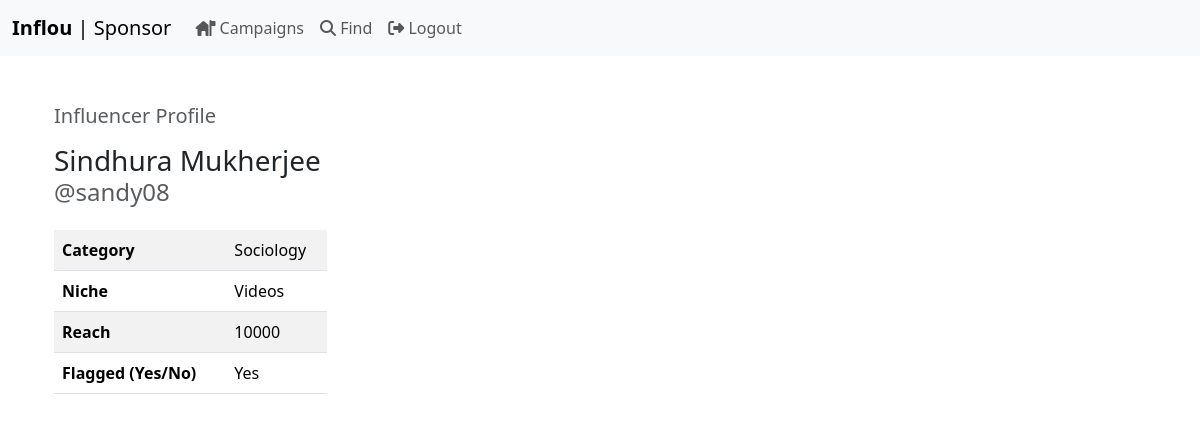
/influencer/sandy08/profile (signed in), run on the app's committed database.
### models.py (models this page shows, shortened)
class Influencer(db.Model):
  __tablename__ = 'influencer'
  id = db.Column(db.Integer, primary_key = True, nullable = False)
  user_id = db.Column(db.Integer, db.ForeignKey('user.id'), nullable = False)
  name = db.Column(db.String(64), nullable = False)
  category = db.Column(db.String(32), nullable = False)
  niche = db.Column(db.String(32), nullable = False)
  reach = db.Column(db.Integer, nullable = False)
  earnings = db.Column(db.Float, default=0.0, nullable = False)
  flag = db.Column(db.Boolean, default=False, nullable=False)

class User(db.Model):
  __tablename__ = 'user'
  id = db.Column(db.Integer, primary_key = True, nullable = False)
  username = db.Column(db.String(32), unique=True, nullable = False)
  passhash = db.Column(db.String(512), nullable = False)
  type = db.Column(db.String(16), nullable = False)
  @property
  def password(self):
    raise AttributeError('Password is not a readable attribute.')

### routes.py (the view)
@app.route('/influencer/<username>/profile')
@auth_required
def influencer_profile_public(username):
  user = User.query.filter_by(id=session['user_id']).first()
  sponsor = False
  influencer = False
  if user.type == 'sponsor':
    sponsor = True
  elif user.type == 'influencer':
    influencer = True
  else:
    sponsor = False
    influencer = False
  inf_userid = User.query.filter_by(username=username).first().id
  inf = Influencer.query.filter_by(user_id=inf_userid).first()
  if not user:
    flash('Improper access. You have been logged out.')
    return redirect(url_for('logout'))
  return render_template('profile-influencer.html', inf=inf, username=username, user=user, sponsor=sponsor, influencer=influencer)

### routes.py (called while the page is built)
def auth_required(func):
  @wraps(func)
  def inner(*args, **kwargs):
    if 'user_id' not in session:
      flash('Please log in to continue.')
      return redirect(url_for('login'))
    return func(*args, **kwargs)
  return inner

### templates/profile-influencer.html (shortened to what this page needs)
{% extends 'layout.html' %}
{% block content %}
  <div class="container" style="margin-inline: auto;">
    <h5 class="mt-5 mb-0 text-muted">Influencer Profile</h5>
    <h3 class="mt-3 mb-0">{{inf.name}}</h3>
    <h4 class="text-muted">@{{username}}</h4>
    <div class="mt-4" style="width: 25%;">
      <table class="table table-striped">
        <tbody>
          <tr>
            <th scope="row">Category</th>
            <td>{{inf.category}}</td>
          </tr>
          <tr>
            <th scope="row">Niche</th>
            <td>{{inf.niche}}</td>
          </tr>
          <tr>
            <th scope="row">Reach</th>
            <td>{{inf.reach}}</td>
          </tr>
          <tr>
            <th scope="row">Flagged (Yes/No)</th>
            <td>{% if inf.flag %} Yes {% else %} No {% endif %}</td>
          </tr>
        </tbody>
      </table>
    </div>
  </div>
{% endblock %}

### data on the page
Influencer: name "Sindhura Mukherjee", category "Sociology", niche "Videos", reach "10000"
User: username "sandy08"
